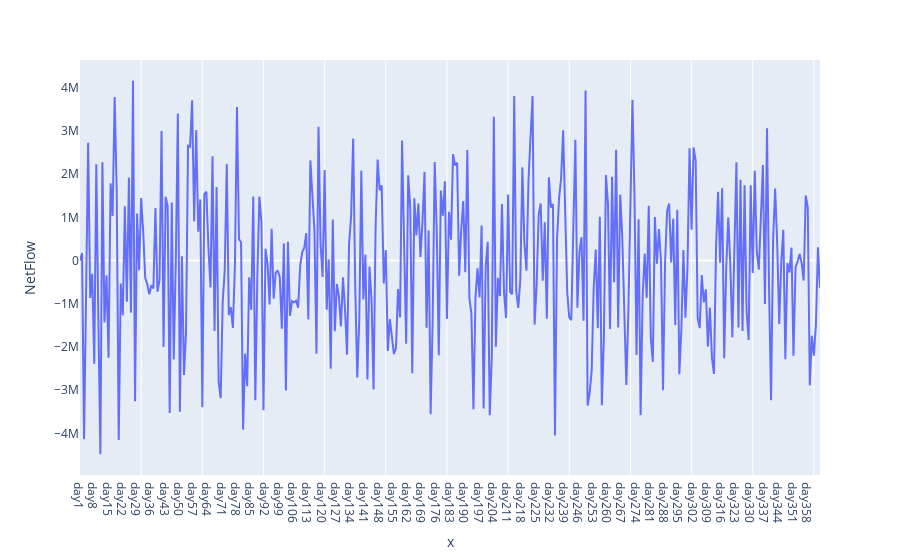
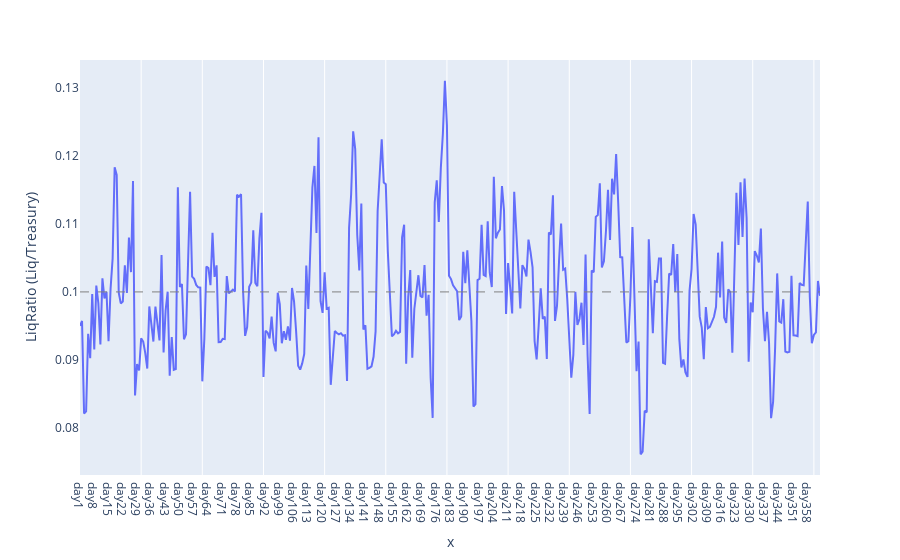
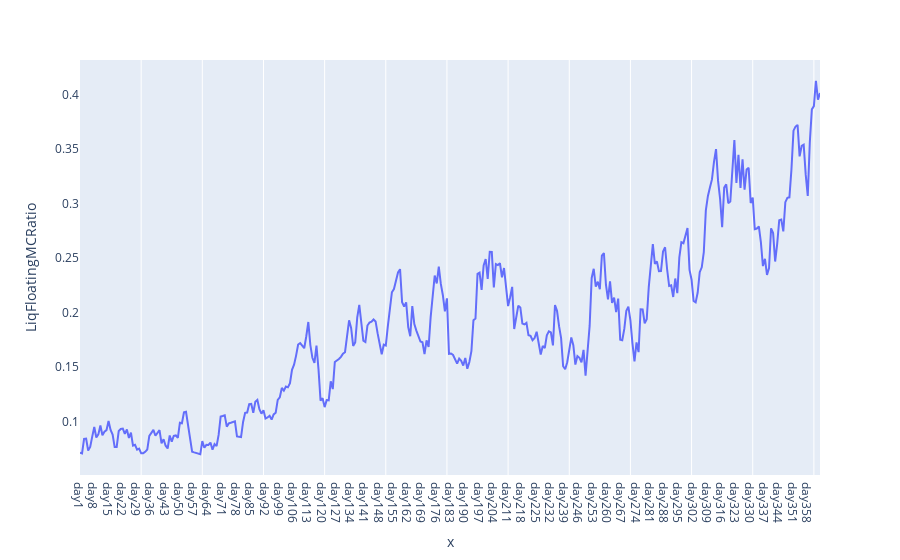
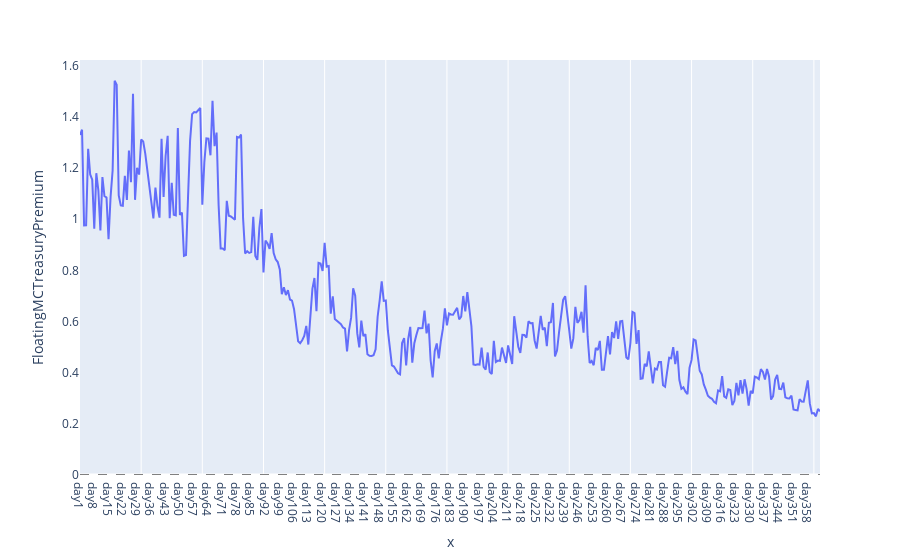

These figures' notebook cell, in order:
### Code cell
# Plot batch1

for col in df1.columns:
    if col in ('NetFlow', 'LiqRatio (Liq/Treasury)', 'LiqFloatingMCRatio', 'FloatingMCTreasuryPremium'):
        comp = df1.plot(x=list(df1.index), y=df1[col])
        comp.layout.update(xaxis=dict(showgrid=False), yaxis=dict(showgrid=False))
        for i in range (params.short_cycle, plot_horizon, params.short_cycle):
            comp.add_vline(x=i, line_width=1, line_color="white", layer='below')
        if col == 'LiqRatio (Liq/Treasury)':
            comp.add_hline(y=params.max_liq_ratio, line_width=1, line_dash="dash", line_color="grey")
        if col == 'FloatingMCTreasuryPremium':
            comp.add_hline(y=params.min_premium_target, line_width=1, line_dash="dash", line_color="grey")
        comp.show()

### Figure 1 — Plotly figure (JSON) as saved in the notebook; plotly's stock layout.template omitted (floating-point values rounded to 4 significant figures; data arrays with more than 128 entries replaced by an {"elided": "..."} marker saying what was removed)
{"data": [{"hovertemplate": "x=%{x}<br>NetFlow=%{y}<extra></extra>", "legendgroup": "", "line": {"color": "#636efa", "dash": "solid"}, "marker": {"symbol": "circle"}, "mode": "lines", "name": "", "orientation": "v", "showlegend": false, "type": "scatter", "x": {"elided": "364 str values"}, "xaxis": "x", "y": {"elided": "364 float values"}, "yaxis": "y"}], "layout": {"legend": {"tracegroupgap": 0}, "margin": {"t": 60}, "shapes": [{"layer": "below", "line": {"color": "white", "width": 1}, "type": "line", "x0": 30, "x1": 30, "xref": "x", "y0": 0, "y1": 1, "yref": "y domain"}, {"layer": "below", "line": {"color": "white", "width": 1}, "type": "line", "x0": 60, "x1": 60, "xref": "x", "y0": 0, "y1": 1, "yref": "y domain"}, {"layer": "below", "line": {"color": "white", "width": 1}, "type": "line", "x0": 90, "x1": 90, "xref": "x", "y0": 0, "y1": 1, "yref": "y domain"}, {"layer": "below", "line": {"color": "white", "width": 1}, "type": "line", "x0": 120, "x1": 120, "xref": "x", "y0": 0, "y1": 1, "yref": "y domain"}, {"layer": "below", "line": {"color": "white", "width": 1}, "type": "line", "x0": 150, "x1": 150, "xref": "x", "y0": 0, "y1": 1, "yref": "y domain"}, {"layer": "below", "line": {"color": "white", "width": 1}, "type": "line", "x0": 180, "x1": 180, "xref": "x", "y0": 0, "y1": 1, "yref": "y domain"}, {"layer": "below", "line": {"color": "white", "width": 1}, "type": "line", "x0": 210, "x1": 210, "xref": "x", "y0": 0, "y1": 1, "yref": "y domain"}, {"layer": "below", "line": {"color": "white", "width": 1}, "type": "line", "x0": 240, "x1": 240, "xref": "x", "y0": 0, "y1": 1, "yref": "y domain"}, {"layer": "below", "line": {"color": "white", "width": 1}, "type": "line", "x0": 270, "x1": 270, "xref": "x", "y0": 0, "y1": 1, "yref": "y domain"}, {"layer": "below", "line": {"color": "white", "width": 1}, "type": "line", "x0": 300, "x1": 300, "xref": "x", "y0": 0, "y1": 1, "yref": "y domain"}, {"layer": "below", "line": {"color": "white", "width": 1}, "type": "line", "x0": 330, "x1": 330, "xref": "x", "y0": 0, "y1": 1, "yref": "y domain"}, {"layer": "below", "line": {"color": "white", "width": 1}, "type": "line", "x0": 360, "x1": 360, "xref": "x", "y0": 0, "y1": 1, "yref": "y domain"}], "xaxis": {"anchor": "y", "domain": [0, 1], "showgrid": false, "title": {"text": "x"}}, "yaxis": {"anchor": "x", "domain": [0, 1], "showgrid": false, "title": {"text": "NetFlow"}}}}

### Figure 2 — Plotly figure (JSON) as saved in the notebook; plotly's stock layout.template omitted (floating-point values rounded to 4 significant figures; data arrays with more than 128 entries replaced by an {"elided": "..."} marker saying what was removed)
{"data": [{"hovertemplate": "x=%{x}<br>LiqRatio (Liq/Treasury)=%{y}<extra></extra>", "legendgroup": "", "line": {"color": "#636efa", "dash": "solid"}, "marker": {"symbol": "circle"}, "mode": "lines", "name": "", "orientation": "v", "showlegend": false, "type": "scatter", "x": {"elided": "364 str values"}, "xaxis": "x", "y": {"elided": "364 float values"}, "yaxis": "y"}], "layout": {"legend": {"tracegroupgap": 0}, "margin": {"t": 60}, "shapes": [{"layer": "below", "line": {"color": "white", "width": 1}, "type": "line", "x0": 30, "x1": 30, "xref": "x", "y0": 0, "y1": 1, "yref": "y domain"}, {"layer": "below", "line": {"color": "white", "width": 1}, "type": "line", "x0": 60, "x1": 60, "xref": "x", "y0": 0, "y1": 1, "yref": "y domain"}, {"layer": "below", "line": {"color": "white", "width": 1}, "type": "line", "x0": 90, "x1": 90, "xref": "x", "y0": 0, "y1": 1, "yref": "y domain"}, {"layer": "below", "line": {"color": "white", "width": 1}, "type": "line", "x0": 120, "x1": 120, "xref": "x", "y0": 0, "y1": 1, "yref": "y domain"}, {"layer": "below", "line": {"color": "white", "width": 1}, "type": "line", "x0": 150, "x1": 150, "xref": "x", "y0": 0, "y1": 1, "yref": "y domain"}, {"layer": "below", "line": {"color": "white", "width": 1}, "type": "line", "x0": 180, "x1": 180, "xref": "x", "y0": 0, "y1": 1, "yref": "y domain"}, {"layer": "below", "line": {"color": "white", "width": 1}, "type": "line", "x0": 210, "x1": 210, "xref": "x", "y0": 0, "y1": 1, "yref": "y domain"}, {"layer": "below", "line": {"color": "white", "width": 1}, "type": "line", "x0": 240, "x1": 240, "xref": "x", "y0": 0, "y1": 1, "yref": "y domain"}, {"layer": "below", "line": {"color": "white", "width": 1}, "type": "line", "x0": 270, "x1": 270, "xref": "x", "y0": 0, "y1": 1, "yref": "y domain"}, {"layer": "below", "line": {"color": "white", "width": 1}, "type": "line", "x0": 300, "x1": 300, "xref": "x", "y0": 0, "y1": 1, "yref": "y domain"}, {"layer": "below", "line": {"color": "white", "width": 1}, "type": "line", "x0": 330, "x1": 330, "xref": "x", "y0": 0, "y1": 1, "yref": "y domain"}, {"layer": "below", "line": {"color": "white", "width": 1}, "type": "line", "x0": 360, "x1": 360, "xref": "x", "y0": 0, "y1": 1, "yref": "y domain"}, {"line": {"color": "grey", "dash": "dash", "width": 1}, "type": "line", "x0": 0, "x1": 1, "xref": "x domain", "y0": 0.1, "y1": 0.1, "yref": "y"}], "xaxis": {"anchor": "y", "domain": [0, 1], "showgrid": false, "title": {"text": "x"}}, "yaxis": {"anchor": "x", "domain": [0, 1], "showgrid": false, "title": {"text": "LiqRatio (Liq/Treasury)"}}}}

### Figure 3 — Plotly figure (JSON) as saved in the notebook; plotly's stock layout.template omitted (floating-point values rounded to 4 significant figures; data arrays with more than 128 entries replaced by an {"elided": "..."} marker saying what was removed)
{"data": [{"hovertemplate": "x=%{x}<br>LiqFloatingMCRatio=%{y}<extra></extra>", "legendgroup": "", "line": {"color": "#636efa", "dash": "solid"}, "marker": {"symbol": "circle"}, "mode": "lines", "name": "", "orientation": "v", "showlegend": false, "type": "scatter", "x": {"elided": "364 str values"}, "xaxis": "x", "y": {"elided": "364 float values"}, "yaxis": "y"}], "layout": {"legend": {"tracegroupgap": 0}, "margin": {"t": 60}, "shapes": [{"layer": "below", "line": {"color": "white", "width": 1}, "type": "line", "x0": 30, "x1": 30, "xref": "x", "y0": 0, "y1": 1, "yref": "y domain"}, {"layer": "below", "line": {"color": "white", "width": 1}, "type": "line", "x0": 60, "x1": 60, "xref": "x", "y0": 0, "y1": 1, "yref": "y domain"}, {"layer": "below", "line": {"color": "white", "width": 1}, "type": "line", "x0": 90, "x1": 90, "xref": "x", "y0": 0, "y1": 1, "yref": "y domain"}, {"layer": "below", "line": {"color": "white", "width": 1}, "type": "line", "x0": 120, "x1": 120, "xref": "x", "y0": 0, "y1": 1, "yref": "y domain"}, {"layer": "below", "line": {"color": "white", "width": 1}, "type": "line", "x0": 150, "x1": 150, "xref": "x", "y0": 0, "y1": 1, "yref": "y domain"}, {"layer": "below", "line": {"color": "white", "width": 1}, "type": "line", "x0": 180, "x1": 180, "xref": "x", "y0": 0, "y1": 1, "yref": "y domain"}, {"layer": "below", "line": {"color": "white", "width": 1}, "type": "line", "x0": 210, "x1": 210, "xref": "x", "y0": 0, "y1": 1, "yref": "y domain"}, {"layer": "below", "line": {"color": "white", "width": 1}, "type": "line", "x0": 240, "x1": 240, "xref": "x", "y0": 0, "y1": 1, "yref": "y domain"}, {"layer": "below", "line": {"color": "white", "width": 1}, "type": "line", "x0": 270, "x1": 270, "xref": "x", "y0": 0, "y1": 1, "yref": "y domain"}, {"layer": "below", "line": {"color": "white", "width": 1}, "type": "line", "x0": 300, "x1": 300, "xref": "x", "y0": 0, "y1": 1, "yref": "y domain"}, {"layer": "below", "line": {"color": "white", "width": 1}, "type": "line", "x0": 330, "x1": 330, "xref": "x", "y0": 0, "y1": 1, "yref": "y domain"}, {"layer": "below", "line": {"color": "white", "width": 1}, "type": "line", "x0": 360, "x1": 360, "xref": "x", "y0": 0, "y1": 1, "yref": "y domain"}], "xaxis": {"anchor": "y", "domain": [0, 1], "showgrid": false, "title": {"text": "x"}}, "yaxis": {"anchor": "x", "domain": [0, 1], "showgrid": false, "title": {"text": "LiqFloatingMCRatio"}}}}

### Figure 4 — Plotly figure (JSON) as saved in the notebook; plotly's stock layout.template omitted (floating-point values rounded to 4 significant figures; data arrays with more than 128 entries replaced by an {"elided": "..."} marker saying what was removed)
{"data": [{"hovertemplate": "x=%{x}<br>FloatingMCTreasuryPremium=%{y}<extra></extra>", "legendgroup": "", "line": {"color": "#636efa", "dash": "solid"}, "marker": {"symbol": "circle"}, "mode": "lines", "name": "", "orientation": "v", "showlegend": false, "type": "scatter", "x": {"elided": "364 str values"}, "xaxis": "x", "y": {"elided": "364 float values"}, "yaxis": "y"}], "layout": {"legend": {"tracegroupgap": 0}, "margin": {"t": 60}, "shapes": [{"layer": "below", "line": {"color": "white", "width": 1}, "type": "line", "x0": 30, "x1": 30, "xref": "x", "y0": 0, "y1": 1, "yref": "y domain"}, {"layer": "below", "line": {"color": "white", "width": 1}, "type": "line", "x0": 60, "x1": 60, "xref": "x", "y0": 0, "y1": 1, "yref": "y domain"}, {"layer": "below", "line": {"color": "white", "width": 1}, "type": "line", "x0": 90, "x1": 90, "xref": "x", "y0": 0, "y1": 1, "yref": "y domain"}, {"layer": "below", "line": {"color": "white", "width": 1}, "type": "line", "x0": 120, "x1": 120, "xref": "x", "y0": 0, "y1": 1, "yref": "y domain"}, {"layer": "below", "line": {"color": "white", "width": 1}, "type": "line", "x0": 150, "x1": 150, "xref": "x", "y0": 0, "y1": 1, "yref": "y domain"}, {"layer": "below", "line": {"color": "white", "width": 1}, "type": "line", "x0": 180, "x1": 180, "xref": "x", "y0": 0, "y1": 1, "yref": "y domain"}, {"layer": "below", "line": {"color": "white", "width": 1}, "type": "line", "x0": 210, "x1": 210, "xref": "x", "y0": 0, "y1": 1, "yref": "y domain"}, {"layer": "below", "line": {"color": "white", "width": 1}, "type": "line", "x0": 240, "x1": 240, "xref": "x", "y0": 0, "y1": 1, "yref": "y domain"}, {"layer": "below", "line": {"color": "white", "width": 1}, "type": "line", "x0": 270, "x1": 270, "xref": "x", "y0": 0, "y1": 1, "yref": "y domain"}, {"layer": "below", "line": {"color": "white", "width": 1}, "type": "line", "x0": 300, "x1": 300, "xref": "x", "y0": 0, "y1": 1, "yref": "y domain"}, {"layer": "below", "line": {"color": "white", "width": 1}, "type": "line", "x0": 330, "x1": 330, "xref": "x", "y0": 0, "y1": 1, "yref": "y domain"}, {"layer": "below", "line": {"color": "white", "width": 1}, "type": "line", "x0": 360, "x1": 360, "xref": "x", "y0": 0, "y1": 1, "yref": "y domain"}, {"line": {"color": "grey", "dash": "dash", "width": 1}, "type": "line", "x0": 0, "x1": 1, "xref": "x domain", "y0": 0, "y1": 0, "yref": "y"}], "xaxis": {"anchor": "y", "domain": [0, 1], "showgrid": false, "title": {"text": "x"}}, "yaxis": {"anchor": "x", "domain": [0, 1], "showgrid": false, "title": {"text": "FloatingMCTreasuryPremium"}}}}
